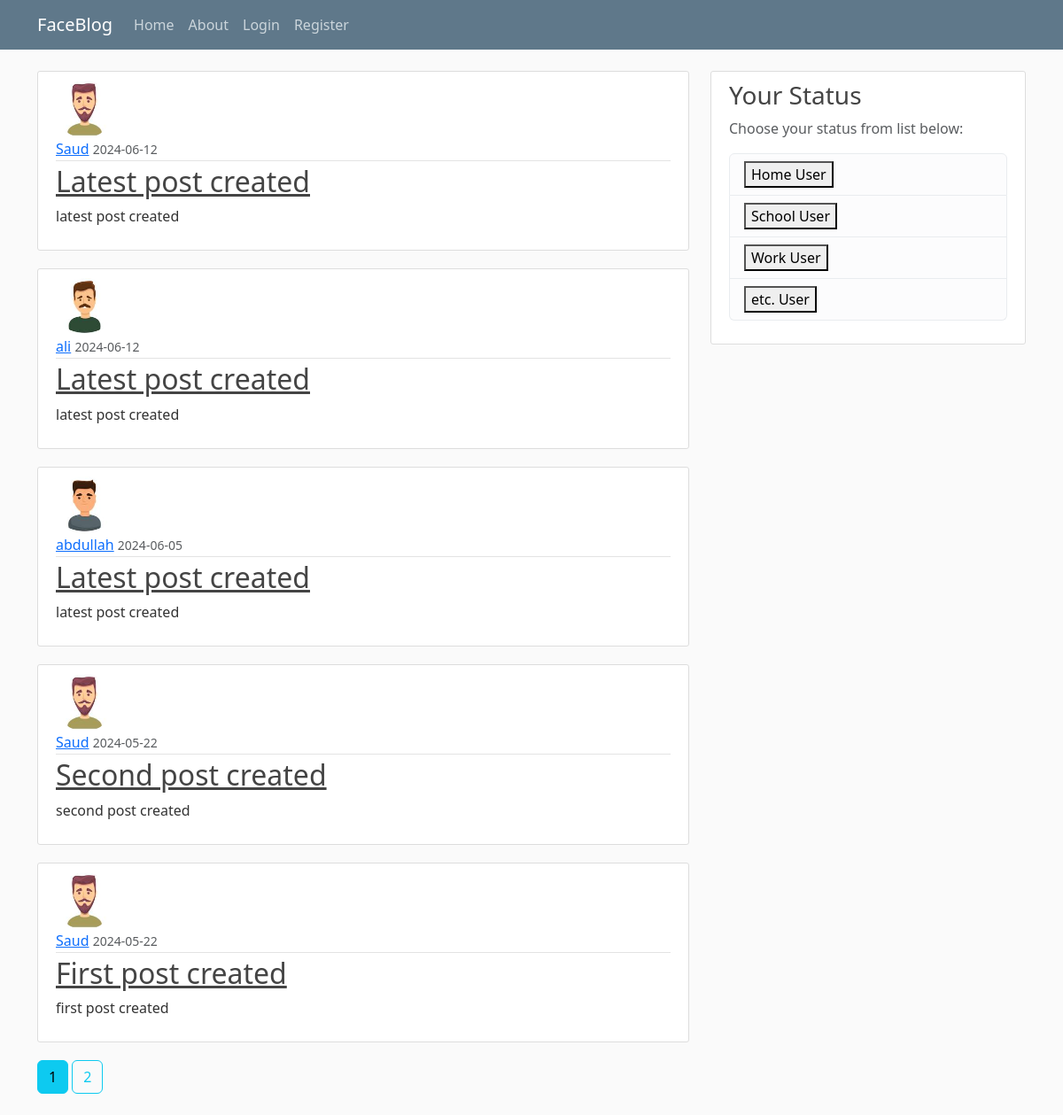
The page /home on the database its author committed.
### faceblog/models.py (models this page shows, shortened)
class Post(db.Model):
    id = db.Column(db.Integer, primary_key=True)
    title = db.Column(db.String(100), nullable=False)
    date_posted = db.Column(db.DateTime, nullable=False, default=datetime.utcnow)
    content = db.Column(db.Text, nullable=False)
    user_id = db.Column(db.Integer, db.ForeignKey('user.id'), nullable=False)

class User(db.Model, UserMixin):
    id = db.Column(db.Integer, primary_key=True)
    username = db.Column(db.String(20), unique=True, nullable=False)
    email = db.Column(db.String(120), unique=True, nullable=False)
    image_file = db.Column(db.String(20), nullable=False, default='default.jpg')
    password = db.Column(db.String(60), nullable=False)
    posts = db.relationship('Post', backref='author', lazy=True)

### faceblog/routes.py (the view)
@app.route("/")
@app.route("/home")
def home():
    page = request.args.get('page', 1, type=int)
    posts = Post.query.order_by(Post.date_posted.desc()).paginate(page=page, per_page=5)
    return render_template('home.html', posts=posts)

### faceblog/templates/home.html
{% extends "layout.html" %}
{% block content %}
    {% for post in posts.items %}
        <article class="media content-section">
          <img class="rounded-circle article-img" src="{{ url_for('static', filename='profile_pics/' + post.author.image_file) }}">
          <div class="media-body">
            <div class="article-metadata">
              <a class="mr-2" href="{{ url_for('user_posts', username=post.author.username) }}">{{ post.author.username }}</a>
              <small class="text-muted">{{ post.date_posted.strftime('%Y-%m-%d') }}</small>
            </div>
            <h2><a class="article-title" href="{{ url_for('post', post_id=post.id) }}">{{ post.title }}</a></h2>
            <p class="article-content">{{ post.content }}</p>
          </div>
        </article>
    {% endfor %}
    {% for page_num in posts.iter_pages(left_edge=1, right_edge=1, left_current=1, right_current=2) %}
      {% if page_num %}
        {% if posts.page == page_num %}
          <a class="btn btn-info mb-4" href="{{ url_for('home', page=page_num) }}">{{ page_num }}</a>
        {% else %}
          <a class="btn btn-outline-info mb-4" href="{{ url_for('home', page=page_num) }}">{{ page_num }}</a>
        {% endif %}
      {% else %}
        ...
      {% endif %}
    {% endfor %}
{% endblock content %}

### faceblog/templates/layout.html (shortened to what this page needs)
<!DOCTYPE html>
<html lang="en">
<head>
    <link href="https://cdn.jsdelivr.net/npm/bootstrap@5.3.3/dist/css/bootstrap.min.css" rel="stylesheet">
    <link rel="stylesheet" type="text/css" href="{{ url_for('static', filename='main.css') }}">
</head>
<body>
    <header class="site-header">
        <nav class="navbar navbar-expand-md navbar-dark bg-steel fixed-top">
          <div class="container">
            <a class="navbar-brand mr-4" href="{{ url_for('home') }}">FaceBlog</a>
            <div class="collapse navbar-collapse" id="navbarToggle">
              <div class="navbar-nav mr-auto">
                <a class="nav-item nav-link" href="{{ url_for('home') }}">Home</a>
                <a class="nav-item nav-link" href="{{ url_for('about') }}">About</a>
              </div>
              <div class="navbar-nav">
                {% if current_user.is_authenticated %}
                <a class="nav-item nav-link" href="{{ url_for('new_post') }}">New Post</a>
                <a class="nav-item nav-link" href="{{ url_for('account') }}">Account</a>
                  <a class="nav-item nav-link" href="{{ url_for('logout') }}">Logout</a>
                {% else %}
                  <a class="nav-item nav-link" href="{{ url_for('login') }}">Login</a>
                  <a class="nav-item nav-link" href="{{ url_for('register') }}">Register</a>
                {% endif %}
              </div>
            </div>
          </div>
        </nav>
    </header>
    <main role="main" class="container">
        <div class="row">
          <div class="col-md-8">
            {% block content %}
            {% endblock %}
          </div>
          <div class="col-md-4">
            <div class="content-section">
              <h3>Your Status</h3>
              <p class='text-muted' id="status">Choose your status from list below:
                <ul class="list-group">
                  <li class="list-group-item list-group-item-light" id="homeuser"><button>Home User</button></li>
                  <li class="list-group-item list-group-item-light" id="schooluser"><button>School User</button></li>
                  <li class="list-group-item list-group-item-light" id="workuser"><button>Work User</button></li>
                  <li class="list-group-item list-group-item-light" id="etcuser"><button>etc. User</button></li>
                </ul>
              </p>
            </div>
          </div>
        </div>
    </main>
</body>
</html>

### faceblog/static/main.css (style rules this page uses)
body { background: #fafafa; color: #333333; margin-top: 5rem; }
h1, h2, h3, h4, h5, h6 { color: #444444; }
.bg-steel { background-color: #5f788a; }
.site-header .navbar-nav .nav-link { color: #cbd5db; }
.content-section { background: #ffffff; padding: 10px 20px; border: 1px solid #dddddd; border-radius: 3px; margin-bottom: 20px; }
.article-title { color: #444444; }
.article-content { white-space: pre-line; }
.article-img { height: 65px; width: 65px; margin-right: 16px; }
.article-metadata { padding-bottom: 1px; margin-bottom: 4px; border-bottom: 1px solid #e3e3e3 }

### rows shown on the page
Post: image_file (picture), author.username "Saud", date_posted "2024-06-12", title "Latest post created", content "latest post created"
Post: image_file (picture), author.username "ali", date_posted "2024-06-12", title "Latest post created", content "latest post created"
Post: image_file (picture), author.username "abdullah", date_posted "2024-06-05", title "Latest post created", content "latest post created"
Post: image_file (picture), author.username "Saud", date_posted "2024-05-22", title "Second post created", content "second post created"
Post: image_file (picture), author.username "Saud", date_posted "2024-05-22", title "First post created", content "first post created"

### other values the page prints
{{ page_num }} "1"
{{ page_num }} "2"
